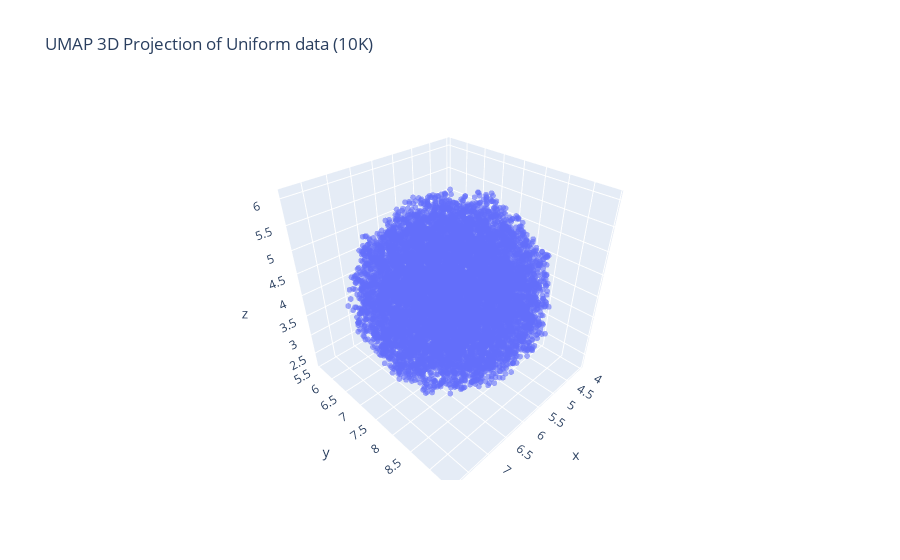

Source (notebook cell):
### Code cell
# Fit UMAP to 3D
umap_3d = umap.UMAP(n_components=3, n_neighbors=15, min_dist=0.1, random_state=42)
uniform_umap_3d = umap_3d.fit_transform(uniform_data_sample)

# Plotly 3D scatter
fig = px.scatter_3d(
    x=uniform_umap_3d[:, 0], y=uniform_umap_3d[:, 1], z=uniform_umap_3d[:, 2],
    opacity=0.6,
    title="UMAP 3D Projection of Uniform data (10K)",
)
fig.update_traces(marker=dict(size=2))
fig.show()

### Figure 1 — Plotly figure (JSON) as saved in the notebook; plotly's stock layout.template omitted (floating-point values rounded to 4 significant figures; data arrays with more than 128 entries replaced by an {"elided": "..."} marker saying what was removed)
{"data": [{"hovertemplate": "x=%{x}<br>y=%{y}<br>z=%{z}<extra></extra>", "legendgroup": "", "marker": {"color": "#636efa", "opacity": 0.6, "size": 2, "symbol": "circle"}, "mode": "markers", "name": "", "scene": "scene", "showlegend": false, "type": "scatter3d", "x": {"elided": "10000 float values"}, "y": {"elided": "10000 float values"}, "z": {"elided": "10000 float values"}}], "layout": {"legend": {"tracegroupgap": 0}, "scene": {"domain": {"x": [0, 1], "y": [0, 1]}, "xaxis": {"title": {"text": "x"}}, "yaxis": {"title": {"text": "y"}}, "zaxis": {"title": {"text": "z"}}}, "title": {"text": "UMAP 3D Projection of Uniform data (10K)"}}}
